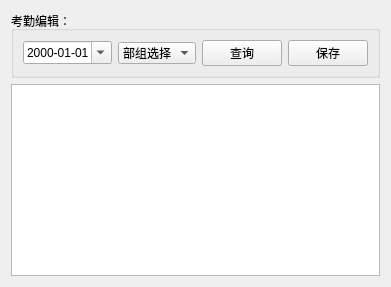
      <widget class="QWidget" name="tabCheck">
       <attribute name="title">
        <string>考勤签到</string>
       </attribute>
       <layout class="QVBoxLayout" name="verticalLayout_7">
        <item>
         <widget class="QGroupBox" name="QGroupBoxCheck">
          <property name="title">
           <string>考勤编辑：</string>
          </property>
          <layout class="QHBoxLayout" name="horizontalLayout_11">
           <item>
            <widget class="QDateEdit" name="dateEdit_3">
             <property name="displayFormat">
              <string>yyyy-MM-dd</string>
             </property>
             <property name="calendarPopup">
              <bool>true</bool>
             </property>
            </widget>
           </item>
           <item>
            <widget class="QComboBox" name="comboBox_4">
             <item>
              <property name="text">
               <string>部组选择</string>
              </property>
             </item>
            </widget>
           </item>
           <item>
            <widget class="QPushButton" name="pushButton_4">
             <property name="text">
              <string>查询</string>
             </property>
            </widget>
           </item>
           <item>
            <widget class="QPushButton" name="pushButton_5">
             <property name="text">
              <string>保存</string>
             </property>
            </widget>
           </item>
          </layout>
         </widget>
        </item>
        <item>
         <widget class="QTableView" name="tableView_4"/>
        </item>
       </layout>
      </widget>
